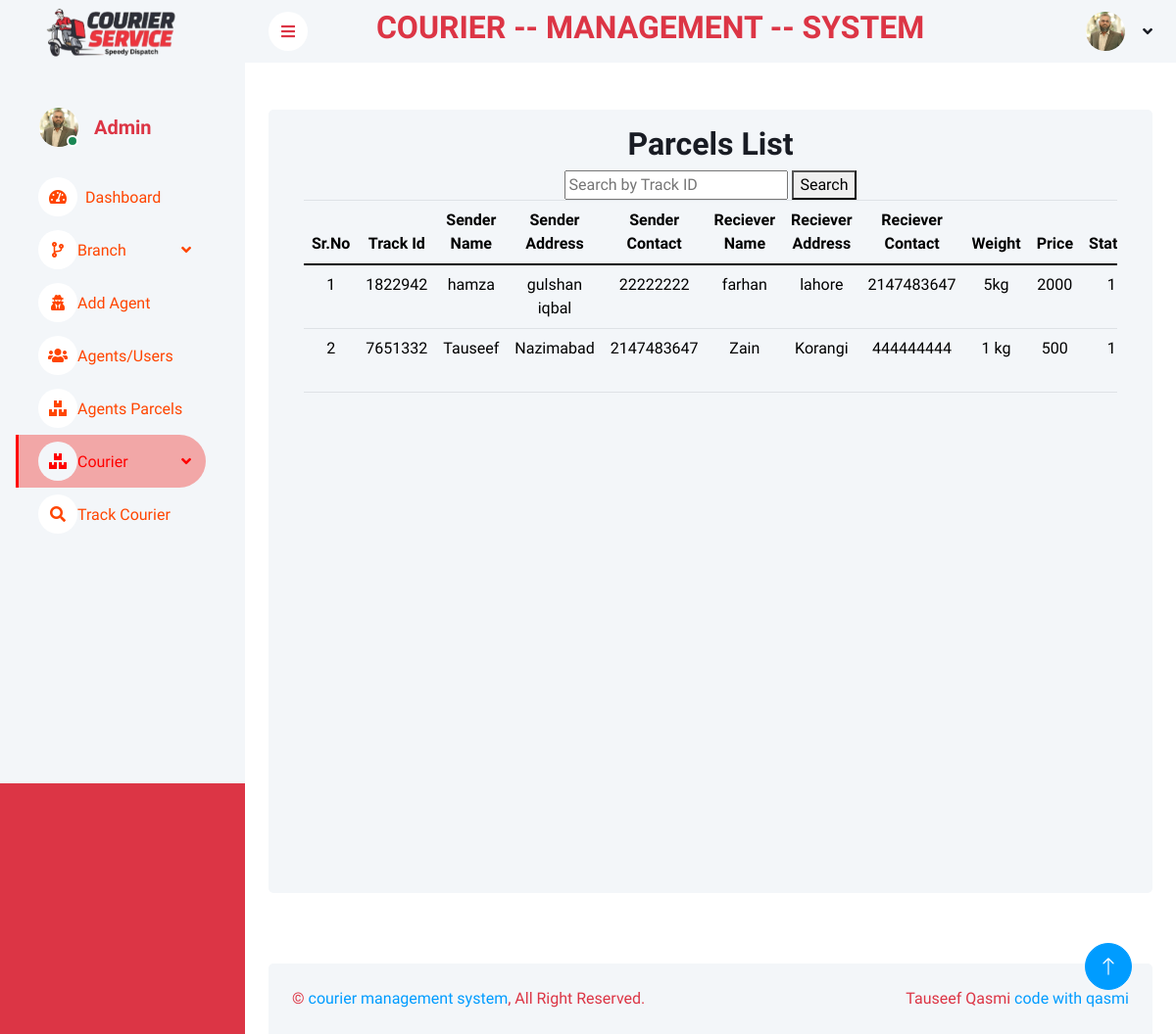
Page /parcelslist.php on the committed database.
### tables this page shows
CREATE TABLE `parcels` (
  `id` int(10) NOT NULL,
  `track_id` int(50) DEFAULT NULL,
  `sender_name` varchar(50) DEFAULT NULL,
  `sender_address` varchar(200) DEFAULT NULL,
  `sender_contact` int(20) DEFAULT NULL,
  `recipent_name` varchar(50) DEFAULT NULL,
  `recipent_address` varchar(200) DEFAULT NULL,
  `recipent_contact` int(20) DEFAULT NULL,
  `weight` varchar(10) DEFAULT NULL,
  `price` varchar(20) DEFAULT NULL,
  `status` int(20) NOT NULL,
  `agent_name` varchar(20) NOT NULL,
  `date` date DEFAULT NULL
);

### parcelslist.php (the view, shortened to what this page needs)
<?php
include("connection.php");
?>
<?php
include("header.php");
?>
<div class="container">
    <div class="row min-vh-100 bg-light rounded justify-content-center mx-0 m-5">
        <div class="col-md-12 text-center">
            <div class="container mt-3">
                <h2>Parcels List</h2>
                <form action="<?php echo $_SERVER['PHP_SELF']; ?>" method="get">
                    <input type="text" name="search" placeholder="Search by Track ID">
                    <button type="submit">Search</button>
                </form>
                <div class="table-responsive">
                    <table class="table">
                        <thead>
                            <tr>
                                <th>Sr.No</th>
                                <th>Track Id</th>
                                <th>Sender Name</th>
                                <th>Sender Address</th>
                                <th>Sender Contact</th>
                                <th>Reciever Name</th>
                                <th>Reciever Address</th>
                                <th>Reciever Contact</th>
                                <th>Weight</th>
                                <th>Price</th>
                                <th>Status</th>
                            </tr>
                        </thead>
                        <tbody>
                            <?php
                            if (isset($_GET['search'])) {
                                $search = $_GET['search'];
                                $sql = "SELECT * FROM parcels WHERE track_id LIKE '%$search%'";
                            } else {
                                $sql = "SELECT * FROM parcels";
                            }
                            $stmt = $conn->prepare($sql);
                            $stmt->execute();
                            $result = $stmt->fetchAll(PDO::FETCH_ASSOC);
                            if (count($result) == 0) {
                            ?>
                                <script>
                                    alert("No tracking ID found!");
                                    window.location.href = "parcelslist.php";
                                </script>
                                <?php
                            } else {
                                $i = 1;
                                foreach ($result as $data) {
                                ?>
                                    <tr>
                                        <td><?php echo $i; ?></td>
                                        <td><?php echo $data['track_id']; ?></td>
                                        <td><?php echo $data['sender_name']; ?></td>
                                        <td><?php echo $data['sender_address']; ?></td>
                                        <td><?php echo $data['sender_contact']; ?></td>
                                        <td><?php echo $data['recipent_name']; ?></td>
                                        <td><?php echo $data['recipent_address']; ?></td>
                                        <td><?php echo $data['recipent_contact']; ?></td>
                                        <td><?php echo $data['weight']; ?></td>
                                        <td><?php echo $data['price']; ?></td>
                                        <td><?php echo $data['status']; ?></td>
                                    </tr>
                            <?php
                                    $i++;
                                }
                            }
                            ?>
                        </tbody>
                    </table>
                </div>
            </div>
        </div>
    </div>
</div>
<?php
include("footer.php");
?>

### css/style.css (style rules this page uses)
:root { --primary: red; --light: #F3F6F9; --dark: #191C24; }

### header.php (style rules this page uses)
body { background-color: red; }

### rows in the picture
parcels: track "1822942", sender_name "hamza", sender_address "gulshan iqbal", sender_contact "22222222", recipent_name "farhan", recipent_address "lahore", recipent_contact "2147483647", weight "5kg", price "2000", status "1"
parcels: track "7651332", sender_name "Tauseef", sender_address "Nazimabad", sender_contact "2147483647", recipent_name "Zain", recipent_address "Korangi", recipent_contact "444444444", weight "1 kg", price "500", status "1"
